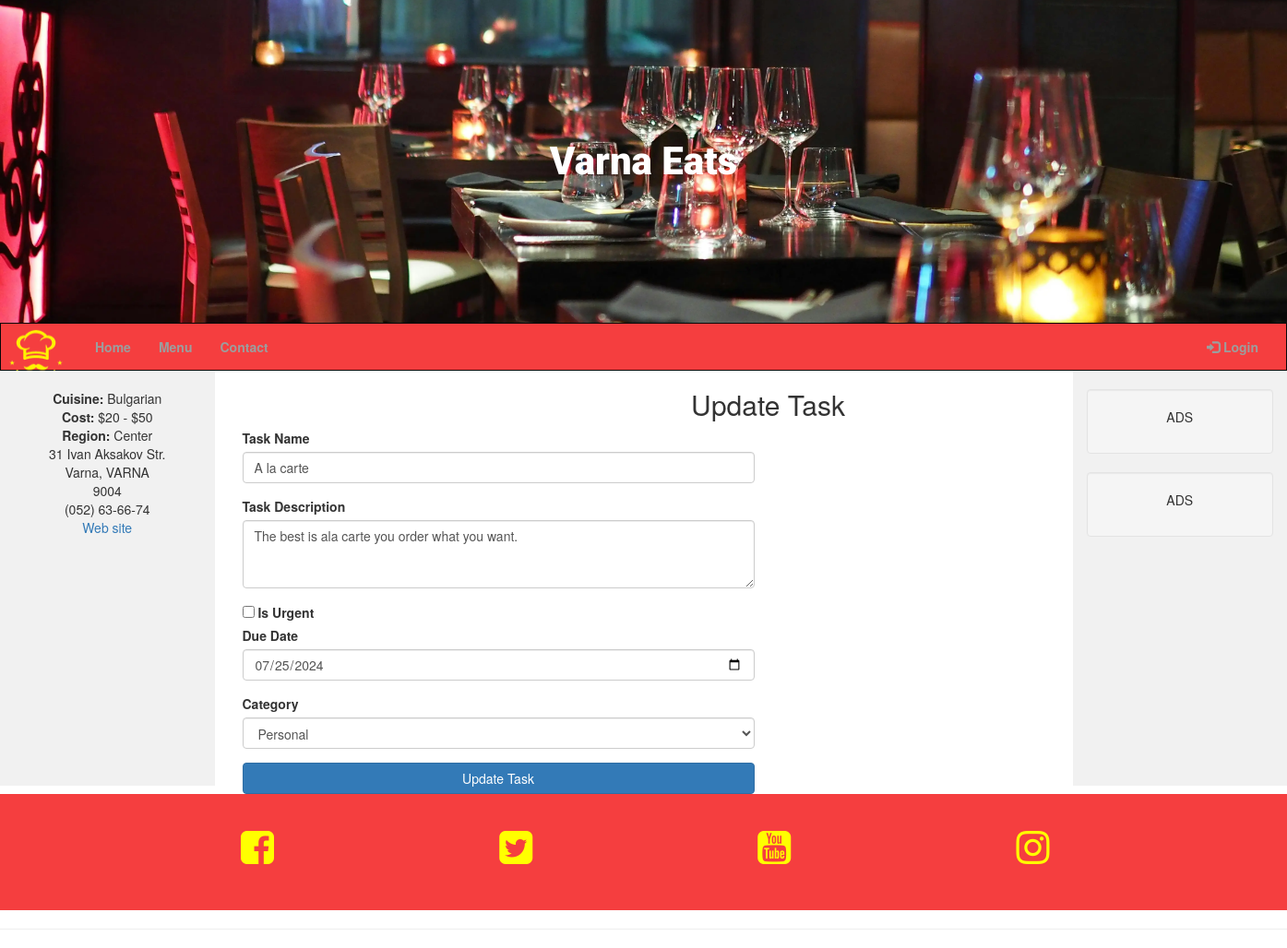
The page /update_task/3 on the database its author committed.
### run.py (models this page shows, shortened)
class Task(db.Model):
    id = db.Column(db.Integer, primary_key=True)
    task_name = db.Column(db.String(50), unique=True, nullable=False)
    task_description = db.Column(db.Text, nullable=False)
    is_urgent = db.Column(db.Boolean, default=False, nullable=False)
    due_date = db.Column(db.Date, nullable=False)
    category_id = db.Column(db.Integer, db.ForeignKey("category.id", ondelete="CASCADE"), nullable=False)

class Category(db.Model):
    id = db.Column(db.Integer, primary_key=True)
    category_name = db.Column(db.String(25), unique=True, nullable=False)
    tasks = db.relationship("Task", backref="category", cascade="all, delete", lazy=True)

### run.py (the view, shortened to what this page needs)
@app.route("/update_task/<int:task_id>", methods=["GET", "POST"])
def update_task(task_id):
    task = Task.query.get_or_404(task_id)
    categories = Category.query.all()
    return render_template("update_task.html", task=task, categories=categories)

### taskmanager/templates/update_task.html
{% extends "base.html" %}
{% block content %}
<div class="container mt-5">
    <h2 class="text-center">Update Task</h2>
    <form method="post" action="{{ url_for('update_task', task_id=task.id) }}">
        <div class="row justify-content-center">
            <div class="col-md-6">
                <div class="form-group">
                    <label for="task_name">Task Name</label>
                    <input type="text" class="form-control" name="task_name" id="task_name" value="{{ task.task_name }}" required>
                </div>
                <div class="form-group">
                    <label for="task_description">Task Description</label>
                    <textarea class="form-control" name="task_description" id="task_description" rows="3" required>{{ task.task_description }}</textarea>
                </div>
                <div class="form-check mb-3">
                    <input type="checkbox" class="form-check-input" name="is_urgent" id="is_urgent" {% if task.is_urgent %}checked{% endif %}>
                    <label class="form-check-label" for="is_urgent">Is Urgent</label>
                </div>
                <div class="form-group">
                    <label for="due_date">Due Date</label>
                    <input type="date" class="form-control" name="due_date" id="due_date" value="{{ task.due_date }}" required>
                </div>
                <div class="form-group">
                    <label for="category_id">Category</label>
                    <select class="form-control" name="category_id" id="category_id" required>
                        {% for category in categories %}
                            <option value="{{ category.id }}" {% if category.id == task.category_id %}selected{% endif %}>
                                {{ category.category_name }}
                            </option>
                        {% endfor %}
                    </select>
                </div>
                <button type="submit" class="btn btn-primary btn-block">Update Task</button>
            </div>
        </div>
    </form>
</div>
{% endblock %}

### taskmanager/static/css/style.css (style rules this page uses)
::placeholder { color: white; }

### rows shown on the page
Task: task_name "A la carte", task_description "The best is ala carte you order what you want.", due_date "07/25/2024", category_id "Personal"
